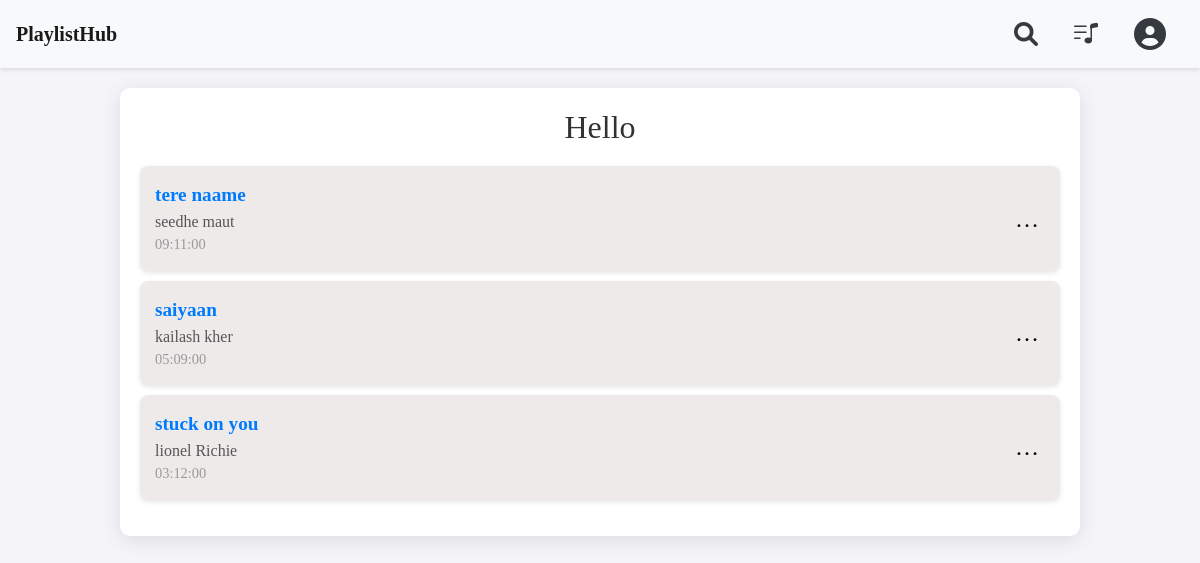
/showplaylist.php?playlist_id=24 (signed in), run on the app's committed database.
### tables this page shows
CREATE TABLE `playlists` (
  `playlist_id` int(11) NOT NULL,
  `user_id` int(11) NOT NULL,
  `title` varchar(100) NOT NULL,
  `description` text DEFAULT NULL
);

CREATE TABLE `songs` (
  `song_id` int(11) NOT NULL,
  `title` varchar(100) NOT NULL,
  `artist` varchar(100) NOT NULL,
  `album` varchar(100) DEFAULT NULL,
  `genre` varchar(50) DEFAULT NULL,
  `duration` time DEFAULT NULL
);

### public/showplaylist.php (the view, shortened to what this page needs)
<?php
include 'header.php';
require_once '../config/db.php';
if (isset($_GET['playlist_id'])) {
    $playlist_id = intval($_GET['playlist_id']);
    $query = "
        SELECT
            playlists.title AS playlist_title,
            songs.song_id,
            songs.title AS song_title,
            songs.artist AS song_artist,
            songs.duration AS song_duration
        FROM
            playlists
        JOIN
            playlist_songs ON playlists.playlist_id = playlist_songs.playlist_id
        JOIN
            songs ON playlist_songs.song_id = songs.song_id
        WHERE
            playlists.playlist_id = :playlist_id
    ";
    $stmt = $pdo->prepare($query);
    $stmt->execute(['playlist_id' => $playlist_id]);
    $results = $stmt->fetchAll(PDO::FETCH_ASSOC);
    echo '<div class="container">';
    if (count($results) > 0) {
        echo "<h1 class='playlist-title'>" . htmlspecialchars($results[0]['playlist_title']) . "</h1>";
        echo "<ul class='song-list'>";
        foreach ($results as $row) {
            echo "<li class='song-item'>";
            echo "<div class='song-details'>";
            echo "<span class='song-title'>" . htmlspecialchars($row['song_title']) . "</span>";
            echo "<span class='song-artist'>" . htmlspecialchars($row['song_artist']) . "</span>";
            echo "<span class='song-duration'>" . htmlspecialchars($row['song_duration']) . "</span>";
            echo "</div>";
            echo "<div class='song-dropdown'>
            <button class='song-dropdown-btn' onclick='toggleDropdown(" . $row['song_id'] . ")'>&#8230;</button>
                <div class='song-dropdown-menu' id='dropdown-" . $row['song_id'] . "'>
                    <a href='#' class='song-dropdown-item' onclick='viewSongDetails(" . $row['song_id'] . ")'>View Details</a>
                    <a href='?playlist_id=" . $playlist_id . "&remove_song_id=" . $row['song_id'] . "' class='song-dropdown-item'>Remove from Playlist</a>
                </div>
            </div>";
            echo "</li>";
        }
        echo "</ul>";
    } else {
        echo "<p class='no-songs'>No songs found in this playlist.</p>";
    }
    echo '</div>';
} else {
    echo "<p class='error-message'>No playlist selected.</p>";
}
?>
<!DOCTYPE html>
<html lang="en">
<head>
    <link rel="stylesheet" href="../assets/css/style8.css">
</head>
<body>
</body>
</html>

### assets/styleh.css (style rules this page uses)
body { font-family: Arial, sans-serif; background-color: #F8F9FA; color: #343A40; margin: 0; padding: 0; }

### assets/style8.css (style rules this page uses)
body { font-family: 'Century Schoolbook', serif; background-color: #f4f4f9; margin: 0; padding: 0; }
.container { width: 80%; margin: 0 auto; padding: 20px; background-color: #fff; box-shadow: 0 4px 20px rgba(0, 0, 0, 0.1); border-radius: 10px; margin-top: 20px; }
.playlist-title { text-align: center; color: #333; font-size: 2em; margin-bottom: 20px; }
.song-list { list-style-type: none; padding: 0; }
.song-item { display: flex; justify-content: space-between; align-items: center; background-color: #efeaea; margin: 10px 0; padding: 15px; border-radius: 8px; box-shadow: 0 2px 5px rgba(0, 0, 0, 0.1); transition: transform 0.2s ease; }
.song-details { display: flex; flex-direction: column; flex-grow: 1; }
.song-title { font-weight: bold; color: #007bff; font-size: 1.2em; }
.song-artist { color: #555; font-size: 1em; }
.song-duration { color: #999; font-size: 0.9em; }
.song-dropdown { position: relative; display: inline-block; }
.song-dropdown-btn { background: none; border: none; cursor: pointer; font-size: 1.5em; }

### data on the page
playlists: title "Hello", songs.title "tere naame", songs.artist "seedhe maut", songs.duration "09:11:00", songs.title "saiyaan", songs.artist "kailash kher", songs.duration "05:09:00", songs.title "stuck on you", songs.artist "lionel Richie", songs.duration "03:12:00"
